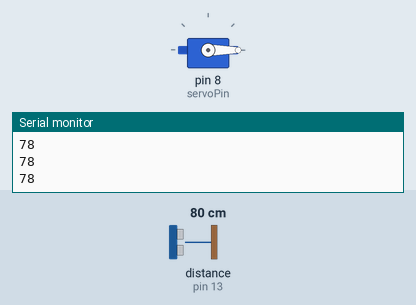
Simulated run of this sketch. Board: Arduino Uno, built with avr-gcc and run on an emulated ATmega328P. On the bench: servo, the last lines printed to the serial monitor. Wiring (inferred from the names in the program): ultrasonic range finder: trigger pin 12; echo pin 13. Inputs (shaded band) come from the test bench; at power-on: distance to the obstacle (sensor on pin 13) 80 cm. The echo pulse lasts 58.3 µs per cm.

Above: at 1.2 s.
1.3 s: distance to the obstacle (sensor on pin 13) set to 55 cm
2.8 s: distance to the obstacle (sensor on pin 13) set to 48 cm
At 3.9 s:
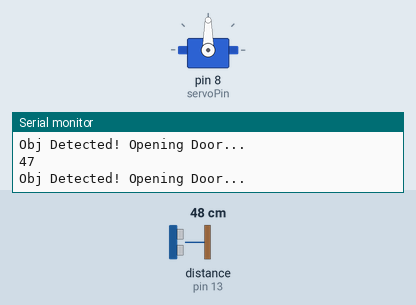
4.3 s: distance to the obstacle (sensor on pin 13) set to 60 cm
At 4.7 s:
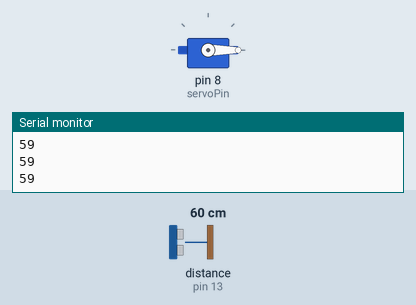
5.8 s: distance to the obstacle (sensor on pin 13) set to 2 cm
At 6.6 s:
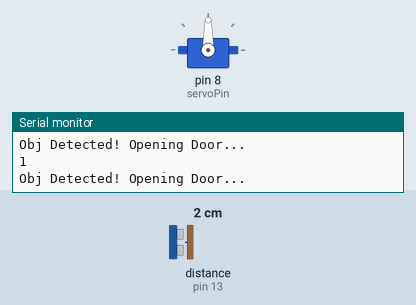
Timing chart, 0 to 8.3 s (numbered marks = the images above; inputs shaded):
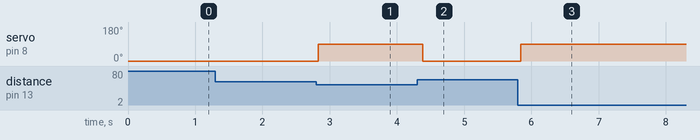

The sketch:

Door_Sensor_with_Ultrasonic_and_ServoMotor_sketch_jul4a.ino
```cpp
#include <Servo.h>
const int trigPin=12;
const int echoPin=13;
const int servoPin=8;

Servo myServo;

long duration;
int distance;
int threshold=50;

void setup() {
  // put your setup code here, to run once:
  pinMode(trigPin,OUTPUT);
  pinMode(echoPin,INPUT);
  myServo.attach(servoPin);
  myServo.write(0);
  Serial.begin(9600);
}

void loop() {
  // put your main code here, to run repeatedly:
  digitalWrite(trigPin,LOW);
  delayMicroseconds(2);
  digitalWrite(trigPin,HIGH);
  delayMicroseconds(10);
  digitalWrite(trigPin,LOW);

  duration = pulseIn(echoPin,HIGH);

  distance = duration * 0.034/2;

  Serial.println(distance);

  if(distance > 0 && distance <threshold){
    Serial.println("Obj Detected! Opening Door...");
    myServo.write(90);
    // delay(3000);
  }
  else{
    myServo.write(0);
  }

  delay(100);
}
```

Measured:
- the behaviour switches between 51 and 50 cm on distance to the obstacle (sensor on pin 13) (found by bisection; images 0 and 1)
- after the input at 2.8 s, servo on pin 8 (servoPin): 0° → 90° at once
- after the input at 4.3 s, servo on pin 8 (servoPin): 90° → 0° after 0.08 s
- after the input at 5.8 s, servo on pin 8 (servoPin): 0° → 90° at once
